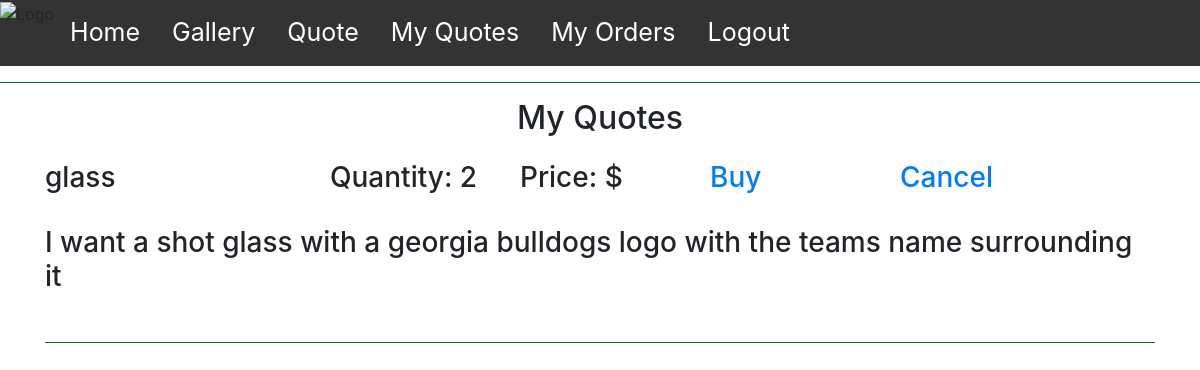
/myQuotes.php (signed in), run on the app's committed database.
### tables this page shows
CREATE TABLE `quotes` (
  `quoteID` int(11) NOT NULL,
  `type` set('wood','glass') NOT NULL,
  `price` double DEFAULT NULL,
  `description` varchar(100) NOT NULL,
  `customerID` int(11) NOT NULL,
  `quantity` int(11) NOT NULL,
  `image` varchar(50) DEFAULT NULL
);

### myQuotes.php (the view, shortened to what this page needs)
<!DOCTYPE html>
<html lang="en">
<head>
</head>
<body>
    <?php
    require_once 'pageOption.php';
    echo ("<hr class=\"style1\">");
    require_once 'connection.php';
    $conn = connect_db();
    $email = $_SESSION['name'];
    $custID = $conn->query("SELECT userID FROM users WHERE email = \"$email\"");
    $row = $custID->fetch_array(MYSQLI_ASSOC);
    $custID = $row["userID"];
    $query = "SELECT * FROM quotes WHERE customerID = \"$custID\"";
    $result = $conn->query($query);
    $rows = $result->num_rows;
    echo ("<h2 style=\"text-align: center;\">My Quotes</h2>");
    echo ("<div class=\"container\">");
    for ($i = 0; $i < $rows; $i++) {
        $row = $result->fetch_array(MYSQLI_ASSOC);
        $type = $row["type"];
        $price = $row["price"];
        $desc = $row["description"];
        $quantity = $row["quantity"];
        echo <<< EOT
            <div class="row mt-4">
                <div class="col-md-3">
                    <h3>$type</h3>
                </div>
                <div class="col-sm-2">
                    <h3>Quantity: $quantity</h3>
                </div>
                <div class="col-sm-2">
                    <h3>Price: $$price</h3>
                </div>
                <div class="col-sm-2">
                    <h3><a href="#">Buy</a></h3>
                </div>
                <div class="col-sm-2">
                    <h3><a href="#">Cancel</a></h3>
                </div>
                <div class="col-lg-auto">
                    <br><h3>$desc</h3>
                </div>
            </div>
            <br>
        EOT;
        echo ("<hr style=\"background-color: green;color: seagreen;\">");
    }
    echo ("</div>");
    ?>
</body>
</html>

### myQuotes.php (style rules this page uses)
hr.style1 { background-color: green; color: seagreen; }

### data on the page
quotes: type "glass", quantity "2", description "I want a shot glass with a georgia bulldogs logo with the teams name surrounding it"
